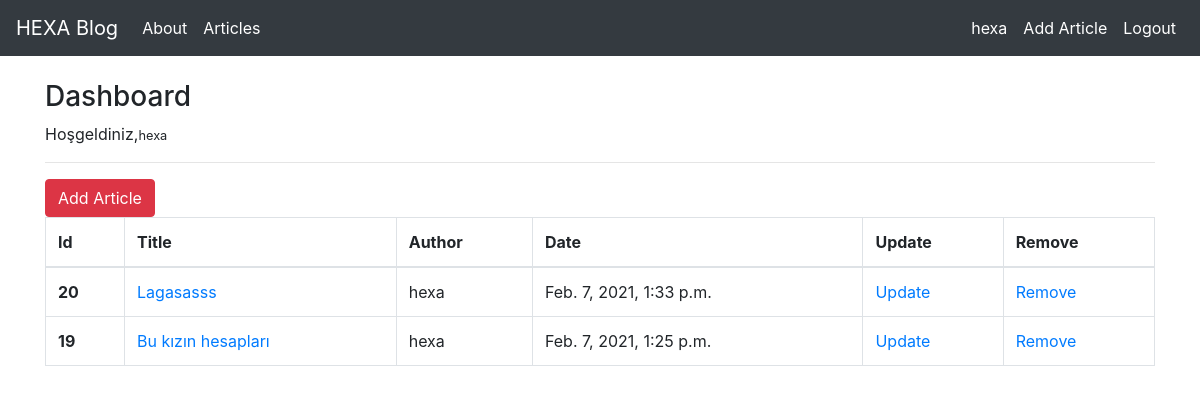
Screenshot of /articles/dashboard/ (signed in) with the database file from the repository.
### article/models.py (models this page shows, shortened)
class Article(models.Model):
    author=models.ForeignKey("auth.User",on_delete=models.CASCADE)
    title = models.CharField(max_length=50,verbose_name= "Title")
    content=RichTextField(verbose_name="Content")
    created_date=models.DateTimeField(auto_now_add=True,verbose_name="Oluşturulma tarihi")
    article_image=models.FileField(blank=True,null=True,verbose_name="Image")
    class Meta:
        ordering=['-created_date']

### article/views.py (the view)
# urls.py: path('dashboard/', views.dashboard,name="dashboard"),
@login_required
def dashboard(request):
    articles= Article.objects.filter(author=request.user)
    context={
        "articles":articles
    }
    return render(request,"dashboard.html",context)

### templates/dashboard.html
{% extends "layout.html" %}
{% block body %}
<h3>Dashboard</h3>
<p>Hoşgeldiniz,<small>{{request.user.username}}</small></p>
<hr>
<a href="{% url 'article:addarticle' %}" class="btn btn-danger">Add Article</a>
{% if articles %}
<table class="table table-bordered">
  <thead>
    <tr>
      <th scope="col">Id</th>
      <th scope="col">Title</th>
      <th scope="col">Author</th>
      <th scope="col">Date</th>
      <th scope="col">Update</th>
      <th scope="col">Remove</th>
    </tr>
  </thead>
  <tbody>
  {% for article in articles %}
  <tr>
      <th scope="row">{{article.id}}</th>
      <td><a href="{% url 'article:detail' article.id %}">{{article.title}}</a></td>
      <td>{{article.author.username}}</td>
      <td>{{article.created_date}}</td>
      <td><a href="{% url 'article:update' article.id %}">Update</a></td>
      <td><a href="{% url 'article:remove' article.id %}">Remove</a></td>
    </tr>
  {% endfor %}
  </tbody>
</table>
{% else %}
<div class="alert alert-danger">You don't have any articles yet</div>
{% endif %}
{% endblock body %}

### templates/includes/navbar.html (shortened to what this page needs)
 <nav class="navbar navbar-expand-md navbar-dark bg-dark mb-4">
      <a class="navbar-brand" href="{% url 'index' %}">HEXA Blog</a>
      <div class="collapse navbar-collapse" id="navbarCollapse">
        <ul class="navbar-nav mr-auto">
          <li class="nav-item active">
            <a class="nav-link" href="{% url 'about' %}">About</a>
          </li>
          <li class="nav-item active">
            <a class="nav-link" href="{% url 'article:articles' %}">Articles</a>
          </li>
        </ul>
    </div>
      <ul class="navbar-nav ml-auto">
        {% if request.user.is_authenticated %}
        <li class="nav-item active">
        <a href="{% url 'article:dashboard' %}" class="nav-link">{{request.user.username}}</a>
        </li>
        <li class="nav-item active">
        <a href="{% url 'article:addarticle' %}" class="nav-link">Add Article</a>
        </li>
        <li class="nav-item active">
        <a href="{% url 'user:logout' %}" class="nav-link">Logout</a>
        </li>
        {% endif %}
        </ul>
    </nav>

### rows the page displays
Article: id "20", title "Lagasasss", author.username "hexa", created_date "Feb. 7, 2021, 1:33 p.m."
Article: id "19", title "Bu kızın hesapları", author.username "hexa", created_date "Feb. 7, 2021, 1:25 p.m."

### other values shown
{{ request.user.username }} "hexa"
